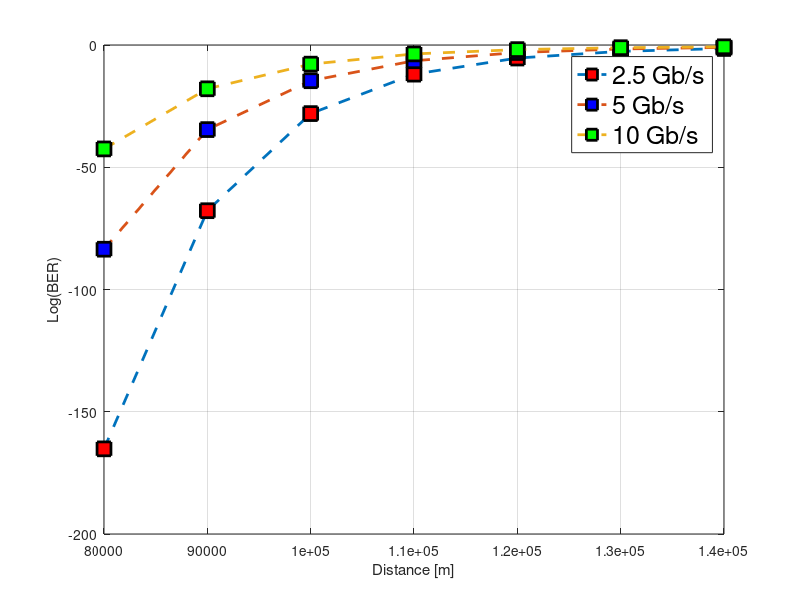
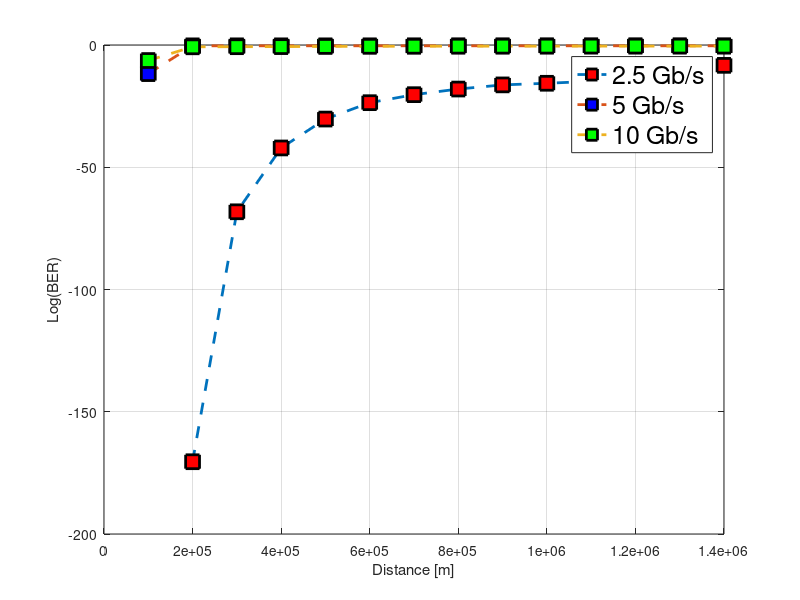
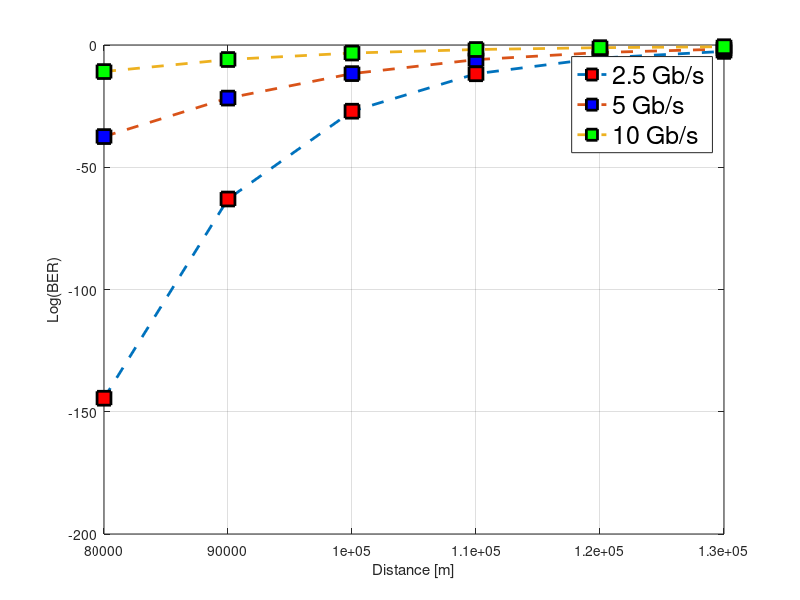
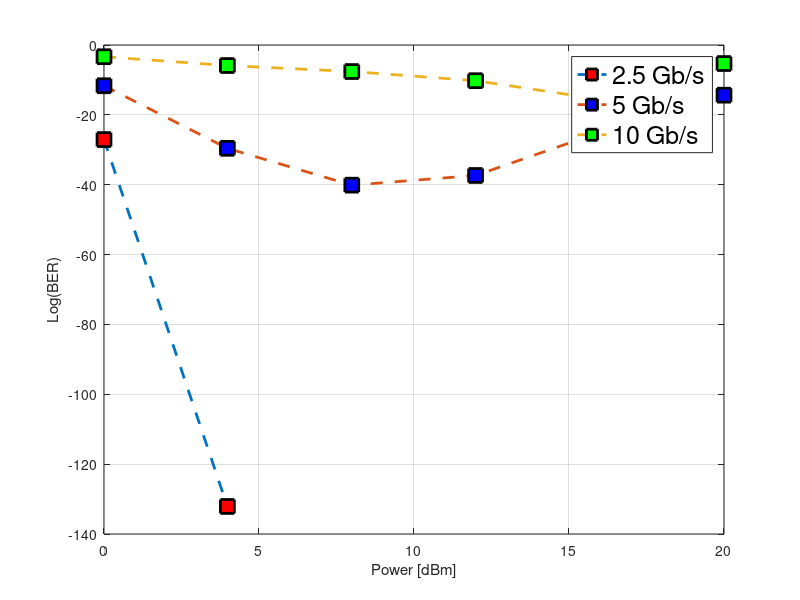

MATLAB code for these plots, in order:
%Optical Communication Systems/Components
%Lab 2

clear all;
close all;
clc;

%Exercise 2

%BER VALUES
b2=[6.6978724772408E-166 1.67912962913084E-68 8.82077525709863E-29 1.19654566781168E-12 4.60400846781768E-06 0.00250937983174439 0.0378458389445303];
b5=[2.99383217381434E-84 2.54416789059613E-35 2.42042214379816E-15 3.53058355370566E-07 0.000846538320716673 0.0234258226479763 0.103836681790396];
b10=[3.12092383671961E-43 1.2254896871094E-18 1.50659188941369E-08 0.000223733796523306 0.0130927599973346 0.0793614976302642 0.185298462974322];
%DISTANCE VALUES (in meters)
d=[80000 90000 100000 110000 120000 130000 140000];

figure;
plot(d,log10(b2),'--s','Linewidth',2,'MarkerEdgeColor','k','MarkerFaceColor','r','MarkerSize',10);
hold on;
plot(d,log10(b5),'--s','Linewidth',2,'MarkerEdgeColor','k','MarkerFaceColor','b','MarkerSize',10);
hold on;
plot(d,log10(b10),'--s','Linewidth',2,'MarkerEdgeColor','k','MarkerFaceColor','g','MarkerSize',10);
xlabel('Distance [m]'); ylabel('Log(BER)'); grid on;

leg=legend('2.5 Gb/s','5 Gb/s','10 Gb/s');
set(leg,'Fontsize',18);
%title('BER vs distance');


%Exercise 3
Pz=1.05*10^-5;
Po=10^-3;

%Attenuations in [dB/Km]
alin1=0.4;
alin2=0.6;
alin3=0.8;
alin4=1;

PzdB=10*log10(Pz/(10^-3));
PodB=10*log10(Po/(10^-3));

Dp=PodB-PzdB;

%Maximum lengths
L1=Dp/alin1;
L2=Dp/alin2;
L3=Dp/alin3;
L4=Dp/alin4;

%Exercise 4

%BER VALUES
b2=[0 3.61212644204659E-171 6.11952446732458E-69 7.75999284588707E-43 5.13270762621822E-31 2.56983973920967E-24 4.84162764624926E-21 9.74455944622044E-19 4.82995137646404E-17 2.21524875057646E-16 1.37114704900207E-15 9.31963104888285E-14 2.65219568856995E-11 4.71134798679836E-09];
b5=[1.98655448436106E-12 0.457312522397742 0.464039596593119 0.464031380192102 0.464031308327014 0.464031307676327 0.464031307669921 0.464031307669836 0.464031307669837 0.464031307669837 0.464031307669837 0.464031307669837 0.464031307669837 0.464031307669837];
b10=[4.48471458254501E-07 0.181143914495615 0.199127346507503 0.220568654750826 0.264819157463494 0.297808154493944 0.311896338045013 0.330710474253413 0.332732664687775 0.341666671739122 0.353606070571311 0.351343398604268 0.355540301153416 0.351642491266396];
%DISTANCE VALUES (in meters)
d=[100000 200000 300000 400000 500000 600000 700000 800000 900000 1000000 1100000 1200000 1300000 1400000];

figure;
plot(d,log10(b2),'--s','Linewidth',2,'MarkerEdgeColor','k','MarkerFaceColor','r','MarkerSize',10);
hold on;
plot(d,log10(b5),'--s','Linewidth',2,'MarkerEdgeColor','k','MarkerFaceColor','b','MarkerSize',10);
hold on;
plot(d,log10(b10),'--s','Linewidth',2,'MarkerEdgeColor','k','MarkerFaceColor','g','MarkerSize',10);
xlabel('Distance [m]'); ylabel('Log(BER)'); grid on;

leg=legend('2.5 Gb/s','5 Gb/s','10 Gb/s');
set(leg,'Fontsize',18);
%title('BER vs distance');


%Question 3

%n°of loops * length of the loop
L1=12.7*1e+5;
L5=2.698*1e+5;
L10=8.126*1e+4;


%Exercise 5
%1e+4 for dispersion 10e-6 s/m2
%1e+5 for dispersion 4e-6 s/m2
%1e+5 for dispersion 2e-6 s/m2
%5e+5 for dispersion 1.0e-6 s/m2

%Exercise 6

%BER VALUES
b2=[3.40079591136947E-145 1.02764207645374E-63 8.42226621825338E-28 1.71925515523932E-12 4.6499500669013E-06 0.0024279363906121];
b5=[3.50173602214766E-38 1.92727206736866E-22 1.98655448436106E-12 1.03992696413962E-06 0.000851624120595952 0.0210317561658849];
b10=[1.37103038785603E-11 1.1562863108181E-06 0.000515373625551588 0.0142929200833782 0.0805350502380374 0.197022129774759];
%DISTANCE VALUES (in meters)
d=[80000 90000 100000 110000 120000 130000];

figure;
plot(d,log10(b2),'--s','Linewidth',2,'MarkerEdgeColor','k','MarkerFaceColor','r','MarkerSize',10);
hold on;
plot(d,log10(b5),'--s','Linewidth',2,'MarkerEdgeColor','k','MarkerFaceColor','b','MarkerSize',10);
hold on;
plot(d,log10(b10),'--s','Linewidth',2,'MarkerEdgeColor','k','MarkerFaceColor','g','MarkerSize',10);
xlabel('Distance [m]'); ylabel('Log(BER)'); grid on;

leg=legend('2.5 Gb/s','5 Gb/s','10 Gb/s');
set(leg,'Fontsize',18);
%title('BER vs distance')

%Exercise 8
L1=4.4236*2e+4;
L2=4.4765*2e+4;
L3=4.4745*2e+4;
L4=4.4735*2e+4;

%Exercise 9

%BER VALUES
%b2=[0.464031307669835 0.464031307669835 0.464031307669835
%0.464031307669835 0.464031307669835]; with 1e+6 meters
b2=[8.45749460995012E-28 7.71273216405226E-133 0 0 0 0]; %1e+5 meters
b5=[2.16187925850669E-12 2.64584889356132E-30 7.48176304803321E-41 4.43077367204606E-38 9.9796011708123E-26 4.30574570566734E-15]; %1e+5 meters
b10=[0.000446178734183365 1.32768760361967E-06 2.51168207605908E-08 6.03222132157841E-11 2.99724476106425E-16 4.9157522817851E-06]; %1e+5 meters
%DISTANCE VALUES (in meters)
d=[0.001 0.0025 0.0063 0.0158 0.0398 0.100];
d=10*log10(d/(10^-3));

figure;
plot(d,log10(b2),'--s','Linewidth',2,'MarkerEdgeColor','k','MarkerFaceColor','r','MarkerSize',10);
hold on;
plot(d,log10(b5),'--s','Linewidth',2,'MarkerEdgeColor','k','MarkerFaceColor','b','MarkerSize',10);
hold on;
plot(d,log10(b10),'--s','Linewidth',2,'MarkerEdgeColor','k','MarkerFaceColor','g','MarkerSize',10);
xlabel('Power [dBm]'); ylabel('Log(BER)'); grid on;

leg=legend('2.5 Gb/s','5 Gb/s','10 Gb/s');
set(leg,'Fontsize',18);
%title('BER vs distance')





